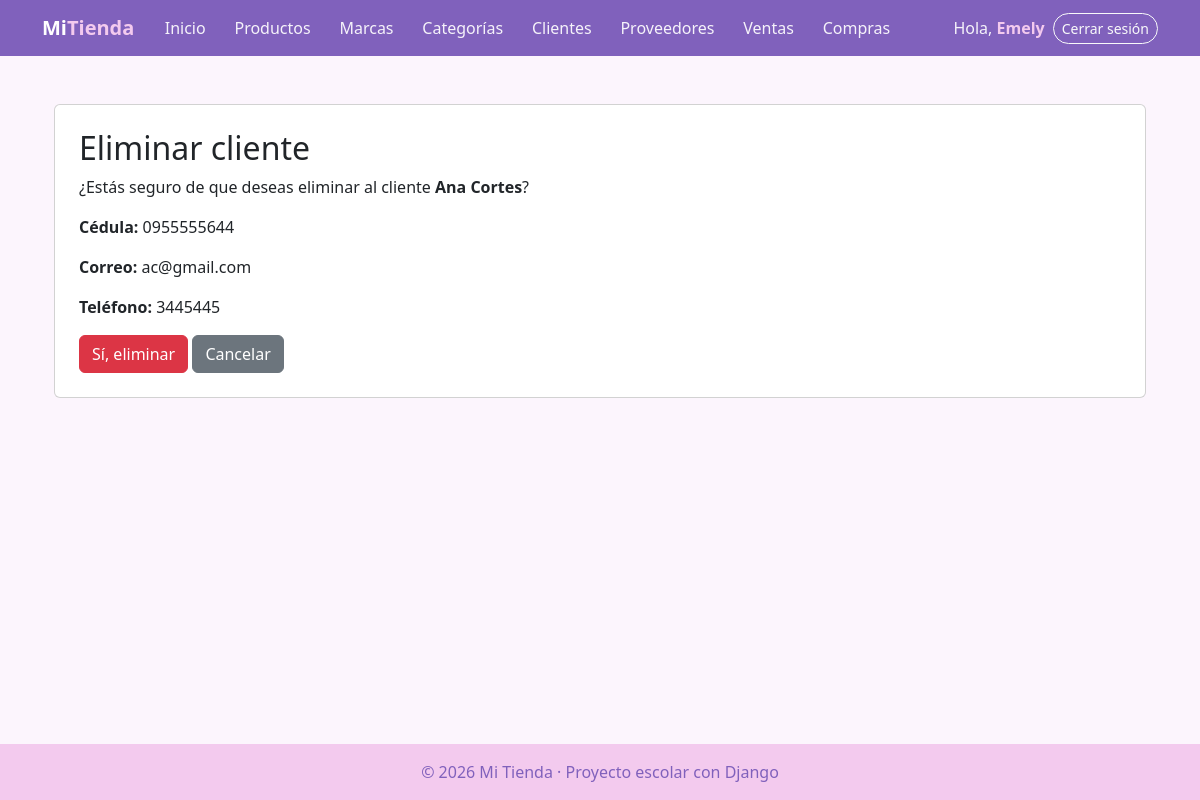
The app's page /facturacion/clientes/eliminar/2/ (signed in) with its own data.
### facturacion/models.py (models this page shows, shortened)
class ModeloBase(models.Model):
    user = models.ForeignKey(                    # 1:N con User: un usuario registra muchos registros
        User,
        on_delete=models.SET_NULL,               # Si borran al usuario, el registro se queda con user vacío
        null=True,                               # SET_NULL necesita que la columna acepte NULL
        blank=True,
        editable=False,                          # No aparece en formularios: lo llena la VISTA, no la persona
        related_name="%(class)s_registrados",    # %(class)s = nombre del modelo → user.producto_registrados
        verbose_name="Registrado por",
    )
    fecha_creacion = models.DateTimeField("Fecha de creación", auto_now_add=True)   # Se llena sola al CREAR
    fecha_modificacion = models.DateTimeField("Última modificación", auto_now=True) # Se actualiza sola en CADA save()
    class Meta:
        abstract = True                          # ← LA CLAVE: modelo "molde", sin tabla propia

class Cliente(ModeloBase):
    cedula = models.CharField("Cédula", max_length=10, unique=True)
    nombres = models.CharField(max_length=80)
    apellidos = models.CharField(max_length=80)
    email = models.EmailField("Correo", blank=True)
    telefono = models.CharField("Teléfono", max_length=15, blank=True)
    direccion = models.CharField("Dirección", max_length=200, blank=True)
    class Meta:
        verbose_name = "Cliente"
        verbose_name_plural = "Clientes"
        ordering = ["apellidos", "nombres"]

### facturacion/views.py (the view, shortened to what this page needs)
# urls.py: path("clientes/eliminar/<int:pk>/", views.ClienteDeleteView.as_view(), name="cliente_eliminar"),
class ClienteDeleteView(LoginRequiredMixin, DeleteView):   # ELIMINAR
    model = Cliente
    template_name = "facturacion/cliente_eliminar.html"
    context_object_name = "cliente"
    success_url = reverse_lazy("facturacion:cliente_lista")

### facturacion/templates/facturacion/cliente_eliminar.html (shortened to what this page needs)
{% extends "base.html" %}
{% block contenido %}
<div class="container mt-4">
    <div class="card p-4">
        <h2>Eliminar cliente</h2>
        <p>
            ¿Estás seguro de que deseas eliminar al cliente
            <strong>{{ cliente.nombres }} {{ cliente.apellidos }}</strong>?
        </p>
        <p><strong>Cédula:</strong> {{ cliente.cedula }}</p>
        <p><strong>Correo:</strong> {{ cliente.email|default:"No registrado" }}</p>
        <p><strong>Teléfono:</strong> {{ cliente.telefono|default:"No registrado" }}</p>
        <form method="POST">
            <button type="submit" class="btn btn-danger">
                Sí, eliminar
            </button>
        <a href="{% url 'facturacion:cliente_lista' %}" class="btn btn-secondary">
            Cancelar
        </a>
        </form>
    </div>
</div>
{% endblock %}

### templates/base.html (shortened to what this page needs)
{% load static %}
<!DOCTYPE html>
<html lang="es">
<head>
    <link href="https://cdn.jsdelivr.net/npm/bootstrap@5.3.3/dist/css/bootstrap.min.css" rel="stylesheet">
    <link rel="stylesheet" href="{% static 'css/estilos.css' %}?v=5">
</head>
<body>
    <nav class="navbar navbar-expand-lg navbar-dark barra">
        <div class="container">
            <a class="navbar-brand fw-bold" href="{% url 'home' %}">Mi<span class="text-warning">Tienda</span></a>
            <div class="collapse navbar-collapse" id="menu">
                <ul class="navbar-nav me-auto">
                    <li class="nav-item"><a class="nav-link" href="{% url 'home' %}">Inicio</a></li>
                    {% if user.is_authenticated %}
                        <li class="nav-item"><a class="nav-link" href="{% url 'facturacion:producto_lista' %}">Productos</a></li>
                        <li class="nav-item"><a class="nav-link" href="{% url 'facturacion:marca_lista' %}">Marcas</a></li>
                        <li class="nav-item"><a class="nav-link" href="{% url 'facturacion:categoria_lista' %}">Categorías</a></li>
                        <li class="nav-item"><a class="nav-link" href="{% url 'facturacion:cliente_lista' %}">Clientes</a></li>
                        <li class="nav-item"><a class="nav-link" href="{% url 'facturacion:proveedor_lista' %}">Proveedores</a></li>
                        <li class="nav-item"><a class="nav-link" href="{% url 'facturacion:venta_lista' %}">Ventas</a></li>
                        <li class="nav-item"><a class="nav-link" href="{% url 'facturacion:compra_lista' %}">Compras</a></li>
                    {% endif %}
                </ul>
                <ul class="navbar-nav align-items-lg-center gap-2">
                    {% if user.is_authenticated %}
                        <li class="nav-item navbar-text">Hola, <a href="{% url 'facturacion:mi_perfil' %}" class="text-warning fw-bold text-decoration-none">{{ user.username }}</a></li>
                        <li class="nav-item">
                            <form method="post" action="{% url 'logout' %}" class="m-0">
                                <button type="submit" class="btn btn-sm btn-outline-light">Cerrar sesión</button>
                            </form>
                        </li>
                    {% else %}
                        <li class="nav-item"><a class="nav-link" href="{% url 'login' %}">Ingresar</a></li>
                        <li class="nav-item"><a class="btn btn-sm btn-warning" href="{% url 'registro' %}">Crear cuenta</a></li>
                    {% endif %}
                </ul>
            </div>
        </div>
    </nav>
    <main class="container py-4">
        {% block contenido %}{% endblock %}
    </main>
    <footer class="pie text-center py-3">© 2026 Mi Tienda · Proyecto escolar con Django</footer>
</body>
</html>

### static/css/estilos.css (style rules this page uses)
:root { --acento: #8061bc; --acento-claro: #8566BE; --rosa: #F3CAEE; --azul: #8E9BD8; --morado: #B08AD0; --fondo: #FCF5FD; --texto: #2E2650; --borde: #EBDDF0; }
body { background-color: var(--fondo); color: var(--texto); min-height: 100vh; display: flex; flex-direction: column; }
main { flex: 1; }
.barra { background-color: var(--acento); }
.barra .text-warning { color: var(--rosa) !important; }
.pie { background-color: var(--rosa); color: var(--acento); }
.barra .navbar-nav .nav-link { color: rgba(255, 255, 255, .92); border-radius: 999px; padding: .4rem .9rem; transition: background .2s; }
.barra .navbar-text { color: rgba(255, 255, 255, .92); }
.barra .btn-outline-light { border-radius: 999px; }

### records on screen
Cliente: nombres "Ana", apellidos "Cortes", cedula "0955555644", email "ac@gmail.com", telefono "3445445"

### other values on screen
{{ user.username }} "Emely"
